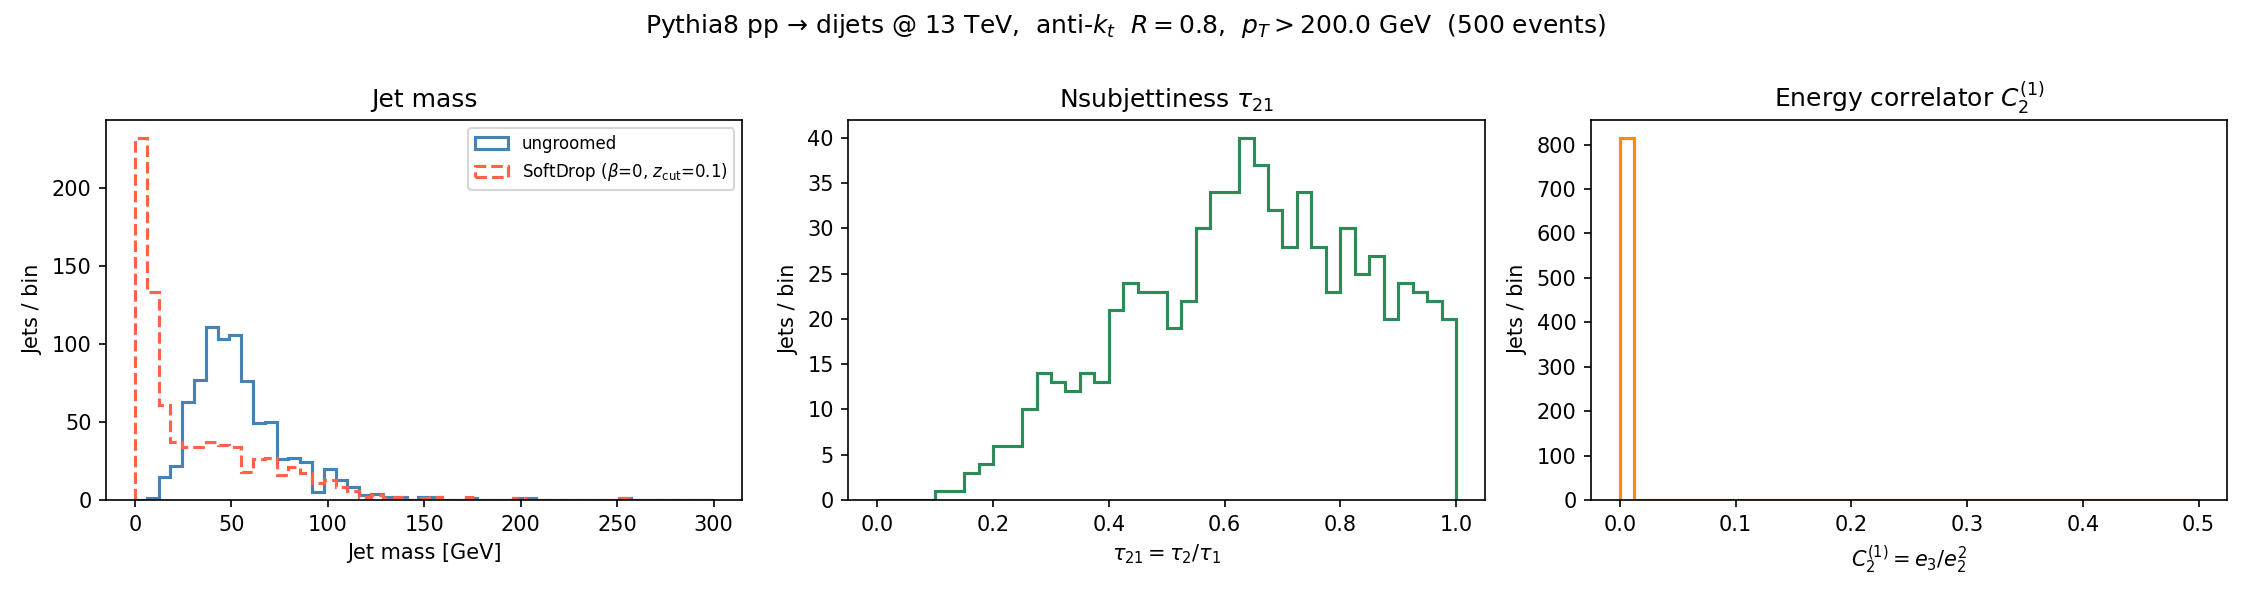

Python code for this plot:
"""
Demo: Pythia8 + FastJet + fjcontrib — SoftDrop grooming, Nsubjettiness, EnergyCorrelator.

Run with:
    python demo_fjcontrib.py
"""

import heppyyier
heppyyier.load('fastjet')
heppyyier.load('fjcontrib')
heppyyier.load('pythia8')

import cppyy

# ── FastJet / Pythia8 aliases ─────────────────────────────────────────────────
Pythia       = cppyy.gbl.Pythia8.Pythia
PseudoJet    = cppyy.gbl.fastjet.PseudoJet
JetDef       = cppyy.gbl.fastjet.JetDefinition
ClusterSeq   = cppyy.gbl.fastjet.ClusterSequence
antikt       = cppyy.gbl.fastjet.antikt_algorithm
sorted_by_pt = cppyy.gbl.fastjet.sorted_by_pt
PseudoJetVec = cppyy.gbl.std.vector[PseudoJet]

# ── fjcontrib aliases ─────────────────────────────────────────────────────────
SoftDrop            = cppyy.gbl.fastjet.contrib.SoftDrop
Nsubjettiness       = cppyy.gbl.fastjet.contrib.Nsubjettiness
KT_Axes             = cppyy.gbl.fastjet.contrib.KT_Axes
UnnormalizedMeasure = cppyy.gbl.fastjet.contrib.UnnormalizedMeasure
EnergyCorrelator    = cppyy.gbl.fastjet.contrib.EnergyCorrelator

# ── Jet parameters ────────────────────────────────────────────────────────────
R      = 0.8     # large-R jets to resolve substructure
pt_min = 200.0   # GeV

jet_def = JetDef(antikt, R)

# SoftDrop: β=0, z_cut=0.1  (mMDT-like aggressive grooming)
sd = SoftDrop(0.0, 0.1, R)

# Nsubjettiness — store axes/measure objects: cppyy refs must outlive calculators
_axes   = KT_Axes()
_meas   = UnnormalizedMeasure(1.0)
tau1_fn = Nsubjettiness(1, _axes, _meas)
tau2_fn = Nsubjettiness(2, _axes, _meas)
tau3_fn = Nsubjettiness(3, _axes, _meas)

# EnergyCorrelator — C2 = e3 / e2^2  (quark/gluon / boosted-W discrimination)
ec2_fn = EnergyCorrelator(2, 1.0)
ec3_fn = EnergyCorrelator(3, 1.0)

# ── Pythia8 setup ─────────────────────────────────────────────────────────────
pythia = Pythia()
pythia.readString('Beams:eCM = 13000.')
pythia.readString('HardQCD:all = on')
pythia.readString('PhaseSpace:pTHatMin = 200.')
pythia.readString('Next:numberShowEvent = 0')
pythia.readString('Print:quiet = on')
pythia.init()

# ── Event loop ────────────────────────────────────────────────────────────────
n_events = 500

jet_mass     = []
groomed_mass = []
tau21_vals   = []
tau32_vals   = []
c2_vals      = []

print(f"Generating {n_events} events, anti-kt R={R}, pT > {pt_min} GeV ...\n")

for i_ev in range(n_events):
    if not pythia.next():
        continue

    particles = PseudoJetVec()
    for i in range(pythia.event.size()):
        p = pythia.event[i]
        if p.isFinal() and p.isVisible():
            particles.push_back(PseudoJet(p.px(), p.py(), p.pz(), p.e()))

    cs   = ClusterSeq(particles, jet_def)
    jets = sorted_by_pt(cs.inclusive_jets(pt_min))

    for jet in jets:
        groomed = sd.result(jet)

        t1 = tau1_fn(jet)
        t2 = tau2_fn(jet)
        t3 = tau3_fn(jet)
        e2 = ec2_fn(jet)
        e3 = ec3_fn(jet)

        jet_mass.append(jet.m())
        groomed_mass.append(groomed.m())

        if t1 > 0:
            tau21_vals.append(t2 / t1)
        if t2 > 0:
            tau32_vals.append(t3 / t2)
        if e2 > 0:
            c2_vals.append(e3 / e2**2)

        if i_ev < 2:
            tau21_str = f"{t2/t1:.3f}" if t1 > 0 else "n/a"
            c2_str    = f"{e3/e2**2:.3f}" if e2 > 0 else "n/a"
            print(f"  ev {i_ev+1}: pT={jet.pt():.1f}  m={jet.m():.1f}  "
                  f"m_SD={groomed.m():.1f}  τ21={tau21_str}  C2={c2_str}")

# ── Summary ───────────────────────────────────────────────────────────────────
print(f"\nTotal jets: {len(jet_mass)}")
if tau21_vals:
    print(f"Mean τ21:   {sum(tau21_vals)/len(tau21_vals):.3f}")
if c2_vals:
    print(f"Mean C2:    {sum(c2_vals)/len(c2_vals):.3f}")

# ── Plots ─────────────────────────────────────────────────────────────────────
import matplotlib.pyplot as plt
import numpy as np

fig, axs = plt.subplots(1, 3, figsize=(15, 4))
fig.suptitle(
    f'Pythia8 pp → dijets @ 13 TeV,  anti-$k_t$  $R={R}$,  '
    f'$p_T > {pt_min}$ GeV  ({n_events} events)'
)

# Jet mass: ungroomed vs SoftDrop
ax = axs[0]
bins = np.linspace(0, 300, 50)
ax.hist(jet_mass,     bins=bins, histtype='step', lw=1.5, color='steelblue', label='ungroomed')
ax.hist(groomed_mass, bins=bins, histtype='step', lw=1.5, color='tomato',    label=r'SoftDrop ($\beta$=0, $z_\mathrm{cut}$=0.1)', ls='--')
ax.set_xlabel('Jet mass [GeV]')
ax.set_ylabel('Jets / bin')
ax.set_title('Jet mass')
ax.legend(fontsize=8)

# Nsubjettiness τ21
ax = axs[1]
ax.hist(tau21_vals, bins=40, range=(0, 1), histtype='step', lw=1.5, color='seagreen')
ax.set_xlabel(r'$\tau_{21} = \tau_2/\tau_1$')
ax.set_ylabel('Jets / bin')
ax.set_title(r'Nsubjettiness $\tau_{21}$')

# EnergyCorrelator C2
ax = axs[2]
ax.hist(c2_vals, bins=40, range=(0, 0.5), histtype='step', lw=1.5, color='darkorange')
ax.set_xlabel(r'$C_2^{(1)} = e_3 / e_2^2$')
ax.set_ylabel('Jets / bin')
ax.set_title(r'Energy correlator $C_2^{(1)}$')

plt.tight_layout()
plt.savefig('demo_fjcontrib.png', dpi=150)
plt.show()
print('Saved demo_fjcontrib.png')
